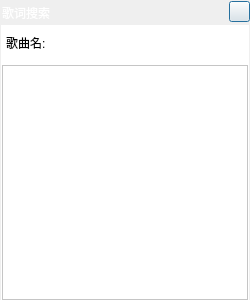
<?xml version="1.0" encoding="UTF-8"?>
<ui version="4.0">
 <class>searchlrcdlg</class>
 <widget class="QDialog" name="searchlrcdlg">
  <property name="geometry">
   <rect>
    <x>0</x>
    <y>0</y>
    <width>250</width>
    <height>300</height>
   </rect>
  </property>
  <property name="windowTitle">
   <string>Dialog</string>
  </property>
  <widget class="QWidget" name="widget" native="true">
   <property name="geometry">
    <rect>
     <x>1</x>
     <y>25</y>
     <width>248</width>
     <height>275</height>
    </rect>
   </property>
   <property name="styleSheet">
    <string notr="true">background-color: rgb(255, 255, 255);</string>
   </property>
   <widget class="QLabel" name="label">
    <property name="geometry">
     <rect>
      <x>5</x>
      <y>10</y>
      <width>40</width>
      <height>16</height>
     </rect>
    </property>
    <property name="styleSheet">
     <string notr="true"/>
    </property>
    <property name="text">
     <string>歌曲名:</string>
    </property>
   </widget>
   <widget class="QListWidget" name="listWidget">
    <property name="geometry">
     <rect>
      <x>1</x>
      <y>40</y>
      <width>246</width>
      <height>235</height>
     </rect>
    </property>
   </widget>
  </widget>
  <widget class="QPushButton" name="pushButton_exit">
   <property name="geometry">
    <rect>
     <x>229</x>
     <y>1</y>
     <width>21</width>
     <height>21</height>
    </rect>
   </property>
   <property name="text">
    <string/>
   </property>
  </widget>
  <widget class="QLabel" name="label_2">
   <property name="geometry">
    <rect>
     <x>2</x>
     <y>0</y>
     <width>60</width>
     <height>25</height>
    </rect>
   </property>
   <property name="styleSheet">
    <string notr="true">color: rgb(255, 255, 255);
font: 10pt &quot;微软雅黑&quot;;</string>
   </property>
   <property name="text">
    <string>歌词搜索</string>
   </property>
  </widget>
 </widget>
 <resources/>
 <connections>
  <connection>
   <sender>pushButton_exit</sender>
   <signal>clicked()</signal>
   <receiver>searchlrcdlg</receiver>
   <slot>close()</slot>
   <hints>
    <hint type="sourcelabel">
     <x>237</x>
     <y>17</y>
    </hint>
    <hint type="destinationlabel">
     <x>195</x>
     <y>10</y>
    </hint>
   </hints>
  </connection>
 </connections>
</ui>
